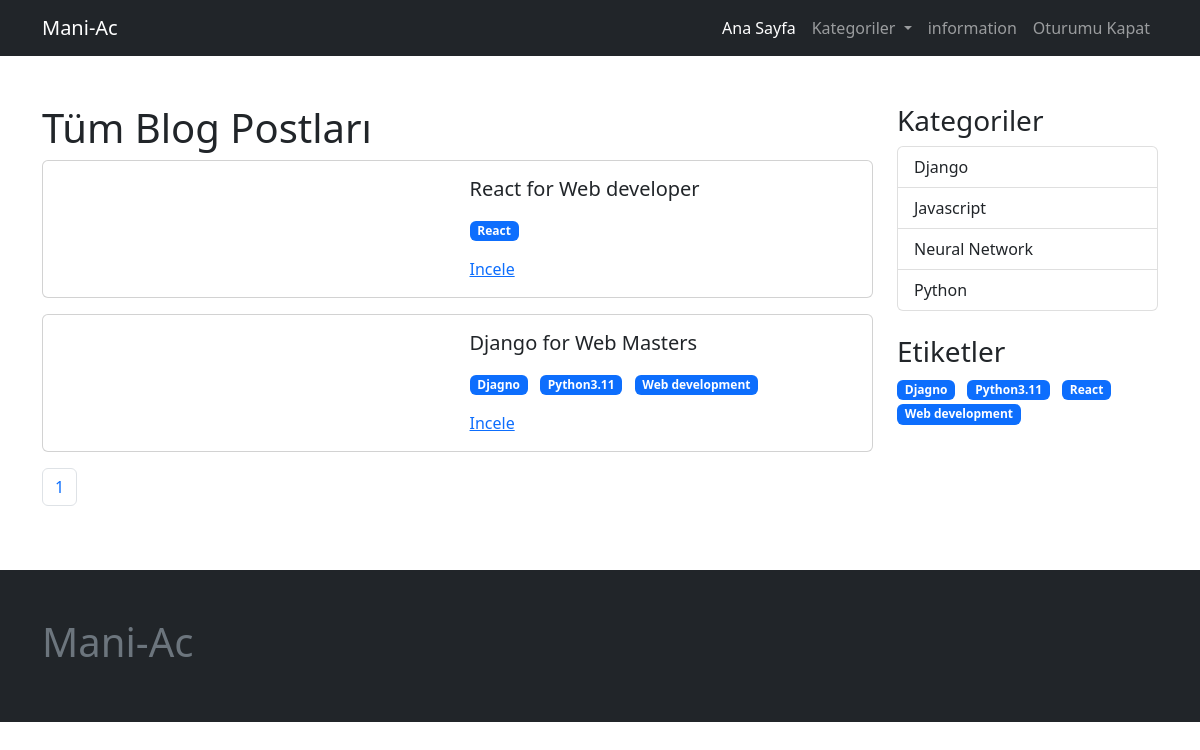
Page /blog/ (signed in) on the committed database.
### page/models.py (models this page shows, shortened)
class Page(models.Model):
    user = models.ForeignKey(User, on_delete=models.CASCADE)
    slug =  AutoSlugField(populate_from='title', unique=True, )
    title = models.CharField(max_length=200)
    cover_image = models.ImageField(upload_to='page/', blank=True, null=True)
    content = tinymce_models.HTMLField( blank=True, null=True)
    is_active = models.BooleanField(default=False)
    created_at = models.DateTimeField(auto_now_add=True)
    updated_at = models.DateTimeField(auto_now=True)
    def get_absolute_url(self):
        return reverse(
            'page:page_view',
            kwargs={
                "page_slug": self.slug
            }
        )

### blog/models.py (models this page shows, shortened)
class Post(models.Model):
    user = models.ForeignKey(User, on_delete=models.CASCADE)
    tag = models.ManyToManyField(BlogTag)
    category = models.ForeignKey(
        BlogCategory, on_delete=models.SET_NULL, null=True)
    cover_image = models.ImageField(upload_to='post', blank=True, null=True)
    slug = AutoSlugField(populate_from='title',
    unique=True,
    )
    title = models.CharField(max_length=200)
    content = tinymce_models.HTMLField(blank=True, null=True)
    is_active = models.BooleanField(default=False)
    created_at = models.DateTimeField(auto_now_add=True)
    updated_at = models.DateTimeField(auto_now=True)
    view_count = models.PositiveIntegerField(default=0)

class BlogTag(models.Model):
    user = models.ForeignKey(User, on_delete=models.CASCADE)
    title = models.CharField(max_length=200)
    slug = AutoSlugField(populate_from='title', unique=True, )
    is_active = models.BooleanField(default=False)
    created_at = models.DateTimeField(auto_now_add=True)
    updated_at = models.DateTimeField(auto_now=True)

class BlogCategory(models.Model):
    title = models.CharField(max_length=200)
    slug = AutoSlugField(populate_from='title', unique=True, )
    is_active = models.BooleanField(default=False)
    created_at = models.DateTimeField(auto_now_add=True)
    updated_at = models.DateTimeField(auto_now=True)
    def get_absolute_url(self):
        return reverse(
            'todo:category_view',
            kwargs={
                "category_slug": self.slug
            }
        )

### blog/views.py (the view)
# urls.py: path('', all_post_view, name='all_post_view'),
def all_post_view(request):
    categories = BlogCategory.objects.filter(is_active=True).order_by('title')
    tags = BlogTag.objects.filter(is_active=True).order_by('title')
    all_posts = Post.objects.filter(is_active=True).order_by('-created_at')
    paginator = Paginator(all_posts, 5)
    page_number = request.GET.get('page')
    posts = paginator.get_page(page_number)
    context = dict(
        categories=categories,
        tags=tags,
        posts=posts,
    )
    return render(request, 'blog/all_posts.html', context)

### config/global_context_processor.py (called while the page is built)
def global_todo_categories_context(request):
    categories = TodoCategory.objects.filter(is_active=True)
    return dict(
        global_todo_categories=TodoCategory.objects.filter(is_active=True)
    )

def global_page_context(request):
    pages = Page.objects.filter(is_active=True)
    return dict(
        global_pages=Page.objects.filter(is_active=True)
    )

### todo/models.py (called while the page is built)
    def get_absolute_url(self):
        return reverse(
            'todo:category_view',
            kwargs={
                "category_slug": self.slug
            }
        )

### blog/templates/blog/all_posts.html (shortened to what this page needs)
{% extends 'core/base.html' %}
{% block container %}
<div class="row">
    <div class="col-sm-9">
        {% if category %}
        <h1>{{ category.title }}</h1>
        {% elif tag %}
        <h1>{{ tag.title|title }}</h1>
        {% else %}
        <h1>Tüm Blog Postları</h1>
        {% endif%}
        {% for post in posts %}
        <div class="col mb-3">
            <div class="card">
                <div class="card-body">
                    <div class="row">
                        <div class="col-sm">
                        </div>
                        <div class="col-sm">
                            <h5 class="card-title">{{ post.title }}</h5>
                            <ul class="list-inline">
                                {% for tag in post.tag.all %}
                                <li class="list-inline-item">
                                    <a href="{{ tag.get_absolute_url }}" class="">
                                        <span class="badge text-bg-primary">{{ tag.title }}</span>
                                    </a>
                                </li>
                                {% endfor %}
                            </ul>
                            <a href="{{ post.get_absolute_url }}" class="card-link">Incele</a>
                        </div>
                    </div>
                </div>
            </div>
        </div>
        {% endfor %}
        {% if posts.paginator %}
        <nav aria-label="Page navigation example">
            <ul class="pagination">
                {% with ''|center:posts.paginator.num_pages as range %}
                {% for _ in range %}
                <li class="page-item"><a class="page-link" href="?page={{ forloop.counter }}">{{ forloop.counter }}</a>
                </li>
                {% endfor %}
                {% endwith %}
            </ul>
        </nav>
        {% endif %}
    </div>
    <div class="col-sm-3">
        <h3>Kategoriler</h3>
        <div class="list-group">
            {% for category in categories %}
            <a href="{{ category.get_absolute_url }}" class="list-group-item list-group-item-action"
                aria-current="true">
                {{ category.title }}
            </a>
            {% endfor %}
        </div>
        <h3 class="mt-4">Etiketler</h3>
        <ul class="list-inline">
            {% for tag in tags %}
            <li class="list-inline-item">
                <a href="{{ tag.get_absolute_url }}" class="">
                    <span class="badge text-bg-primary">{{ tag.title }}</span>
                </a>
            </li>
            {% endfor %}
        </ul>
    </div>
</div>
{% endblock container %}

### templates/core/navbar.html (shortened to what this page needs)
<nav class="navbar navbar-expand-lg bg-dark navbar-dark">
    <div class="container">
        <a class="navbar-brand" href="/">Mani-Ac</a>
        <div class="collapse navbar-collapse" id="navbarNavAltMarkup">
            <ul class="navbar-nav ms-auto">
                <li class="nav-item">
                    <a class="nav-link active" aria-current="page" href="/">Ana Sayfa</a>
                </li>
                <li class="nav-item dropdown">
                    <a class="nav-link dropdown-toggle" href="#" role="button" data-bs-toggle="dropdown"
                        aria-expanded="false">
                        Kategoriler
                    </a>
                </li>
                {% for page in global_pages %}
                    <li class="nav-item">
                        <a class="nav-link" aria-current="page" href="{{ page.get_absolute_url }}">{{ page.title  }}</a>
                    </li>
                {% endfor %}
                {% if request.user.is_authenticated %}
                <li class="nav-item">
                    <a class="nav-link" aria-current="page" href="{% url 'logout_view' %}">Oturumu Kapat</a>
                </li>
                {% endif %}
            </ul>
        </div>
    </div>
</nav>

### rows in the picture
Page: title "information"
Post: title "React for Web developer"
BlogTag: title "React"
Post: title "Django for Web Masters"
BlogTag: title "Djagno"
BlogTag: title "Python3.11"
BlogTag: title "Web development"
BlogCategory: title "Django"
BlogCategory: title "Javascript"
BlogCategory: title "Neural Network"
BlogCategory: title "Python"
